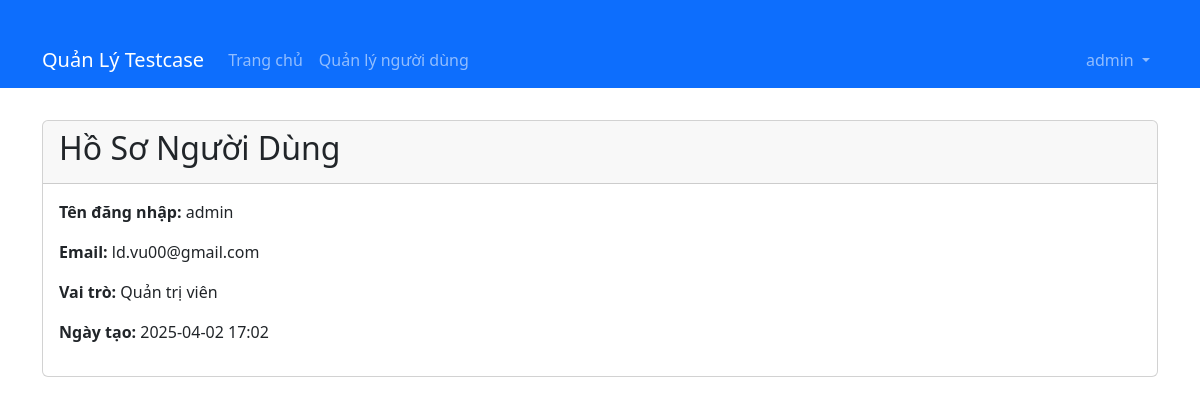
/auth/profile (signed in), run on the app's committed database.
### models/user.py (models this page shows, shortened)
class User(db.Model):
    id = db.Column(db.Integer, primary_key=True)
    username = db.Column(db.String(64), unique=True, nullable=False)
    email = db.Column(db.String(120), unique=True, nullable=False)
    password_hash = db.Column(db.String(128))
    is_admin = db.Column(db.Boolean, default=False)
    created_at = db.Column(db.DateTime, default=datetime.utcnow)
    testcase_sets = db.relationship('TestCaseSet', backref='user', lazy=True)

### routes/auth.py (the view)
@auth_bp.route('/profile')
@login_required
def profile():
    user = User.query.get(session['user_id'])
    return render_template('auth/profile.html', user=user)

### app.py (called while the page is built)
@app.context_processor
def inject_session():
    from flask import session
    return dict(session=session)

### routes/auth.py (called while the page is built)
def login_required(f):
    @wraps(f)
    def decorated_function(*args, **kwargs):
        if 'user_id' not in session:
            flash('Vui lòng đăng nhập để tiếp tục', 'warning')
            return redirect(url_for('auth.login', next=request.url))
        return f(*args, **kwargs)
    return decorated_function

### templates/auth/profile.html (shortened to what this page needs)
{% extends 'base.html' %}
{% block content %}
<div class="card">
    <div class="card-header">
        <h2>Hồ Sơ Người Dùng</h2>
    </div>
    <div class="card-body">
        <div class="row">
            <div class="col-md-6">
                <p><strong>Tên đăng nhập:</strong> {{ user.username }}</p>
                <p><strong>Email:</strong> {{ user.email }}</p>
                <p><strong>Vai trò:</strong> {% if user.is_admin %}Quản trị viên{% else %}Người dùng{% endif %}</p>
                <p><strong>Ngày tạo:</strong> {{ user.created_at.strftime('%Y-%m-%d %H:%M') }}</p>
            </div>
        </div>
    </div>
</div>
{% endblock %}

### templates/base.html (shortened to what this page needs)
<!DOCTYPE html>
<html lang="vi">
<head>
    <link href="https://cdn.jsdelivr.net/npm/bootstrap@5.3.0-alpha1/dist/css/bootstrap.min.css" rel="stylesheet">
    <link rel="stylesheet" href="https://cdnjs.cloudflare.com/ajax/libs/font-awesome/6.0.0-beta3/css/all.min.css">
</head>
<body>
    <nav class="navbar navbar-expand-lg navbar-dark bg-primary">
        <div class="container">
            <a class="navbar-brand" href="{{ url_for('dashboard') }}">Quản Lý Testcase</a>
            <div class="collapse navbar-collapse" id="navbarNav">
                <ul class="navbar-nav">
                    {% if session.user_id %}
                    <li class="nav-item">
                        <a class="nav-link" href="{{ url_for('dashboard') }}">Trang chủ</a>
                    </li>
                    {% if session.is_admin %}
                    <li class="nav-item">
                        <a class="nav-link" href="{{ url_for('auth.user_list') }}">Quản lý người dùng</a>
                    </li>
                    {% endif %}
                    {% endif %}
                </ul>
                <ul class="navbar-nav ms-auto">
                    {% if session.user_id %}
                    <li class="nav-item dropdown">
                        <a class="nav-link dropdown-toggle" href="#" id="navbarDropdown" role="button" data-bs-toggle="dropdown" aria-expanded="false">
                            {{ session.username }}
                        </a>
                    </li>
                    {% endif %}
                </ul>
            </div>
        </div>
    </nav>
    <div class="container">
        {% block content %}{% endblock %}
    </div>
</body>
</html>

### templates/base.html (style rules this page uses)
.container { margin-top: 2rem; }

### data on the page
User: username "admin", email "ld.vu00@gmail.com", created_at "2025-04-02 17:02"
